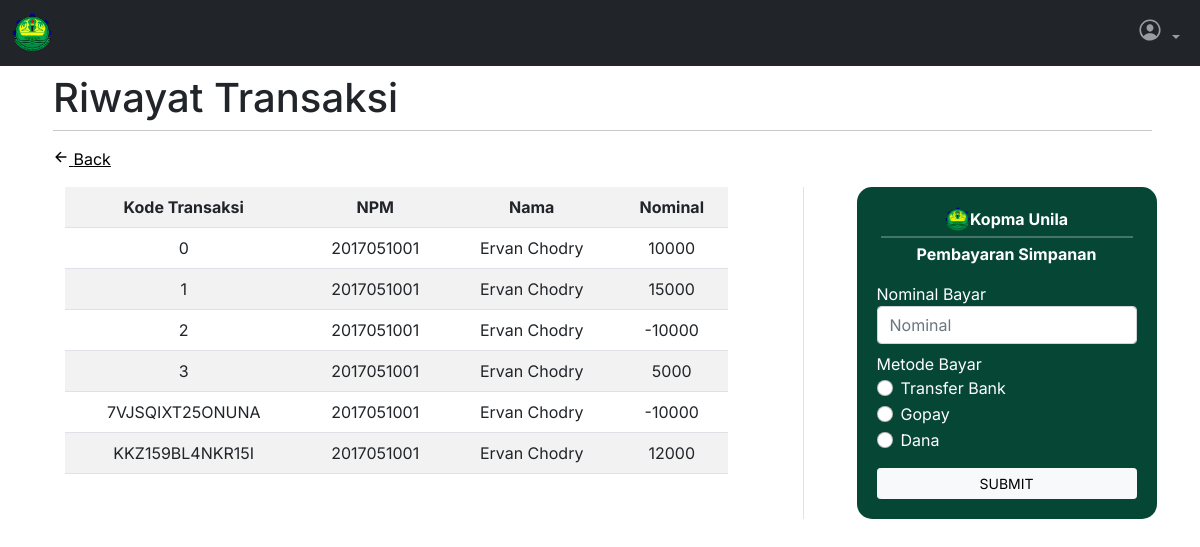
Screenshot of /index.php?page=riwayat (signed in) with the database file from the repository.
### tables this page shows
CREATE TABLE `anggota` (
  `npm` varchar(10) NOT NULL,
  `nama` varchar(50) NOT NULL,
  `nomor_handphone` varchar(15) NOT NULL,
  `nomor_anggota` varchar(26) NOT NULL,
  `email` varchar(100) NOT NULL,
  `id_jurusan` int(2) NOT NULL
);

CREATE TABLE `riwayat_transaksi` (
  `id_transaksi` varchar(15) NOT NULL,
  `nominal` int(8) NOT NULL,
  `npm` varchar(10) NOT NULL
);

### include/functions.php (called while the page is built, shortened)
<?php
require 'config.php';
$conn = mysqli_connect($server, $user, $pass, $db);
function query($query)
{
    global $conn;
    $result = mysqli_query($conn, $query);
    $data = [];
    while ($row = mysqli_fetch_array($result)) {
        $data[] = $row;
    }
    return $data;
}

### riwayat_transaksi.php (the view)
<?php
$query = "SELECT `a`.`npm`, `a`.`nama`, `b`.`id_transaksi` as `no_ref`, `b`.`nominal`
        FROM `anggota` `a`, `riwayat_transaksi` `b`
        WHERE `a`.`npm` = `b`.`npm`;";
$data = query($query);
?>
<h1 class="pt-2 px-5">Riwayat Transaksi</h1>
<hr class="mt-0 mx-5">
<div class="row mb-3">
    <div class="col mx-5">
        <a href="?page=dashboard" style="color: black;" class="align-baseline">
            <ion-icon name="arrow-back-outline"></ion-icon>
            <span>Back</span>
        </a>
    </div>
</div>
<div class="row">
    <div class="col-7 mx-5 px-4">
        <table class="table table-striped table-responsive tabel-data w-100 text-center fs-6" id="table_riwayat">
            <tr>
                <th scope="col">Kode Transaksi</th>
                <th scope="col">NPM</th>
                <th scope="col">Nama</th>
                <th scope="col">Nominal</th>
            </tr>
            <?php foreach ($data as $d) { ?>
                <tr>
                    <td><?= $d['no_ref'] ?></td>
                    <td><?= $d['npm'] ?></td>
                    <td><?= $d['nama'] ?></td>
                    <td><?= $d['nominal'] ?></td>
                </tr>
            <?php } ?>
        </table>
    </div>
    <div class="col-4 border-start text-white mx-auto d-flex justify-content-center">
        <div class="pay-box" style="background-color: #064635;">
            <form action="?page=kode_pembayaran" method="POST">
                <div class="row">
                    <div class="logo mx-auto d-flex justify-content-center">
                        <img class="align-bottom" width="25px" src="asset/img/logo-kopma-unila.png" alt="Logo Kopma Unila">
                        <span class="align-bottom fw-bold">Kopma Unila</span>
                    </div>
                </div>
                <hr color="#FFF" size="4px" class="m-1">
                <div class="row">
                    <div class="col-12 d-flex justify-content-center">
                        <span class="fw-bold">Pembayaran Simpanan</span>
                    </div>
                </div>
                <div class="row mt-3">
                    <label for="nominal" class="fs-6">Nominal Bayar</label>
                </div>
                <div class="row mb-2">
                    <div class="col">
                        <input class="form-control" type="text" name="nominal" id="nominal" placeholder="Nominal" autocomplete="off">
                    </div>
                </div>
                <div class="row">
                    <span>Metode Bayar</span>
                </div>
                <div class="row form-check">
                    <div class="col">
                        <input class="form-check-input" type="radio" name="transfer" id="transferBank">
                        <label class="form-check-label" for="transferBank">
                            Transfer Bank
                        </label>
                    </div>
                </div>
                <div class="row form-check">
                    <div class="col">
                        <input class="form-check-input" type="radio" name="Gopay" id="Gopay">
                        <label class="form-check-label" for="Gopay">
                            Gopay
                        </label>
                    </div>
                </div>
                <div class="row form-check">
                    <div class="col">
                        <input class="form-check-input" type="radio" name="Dana" id="Dana">
                        <label class="form-check-label" for="Dana">
                            Dana
                        </label>
                    </div>
                </div>
                <div class="row mt-3">
                    <div class="col">
                        <input class="btn btn-light w-100 btn-sm" type="submit" value="SUBMIT" name="submit">
                    </div>
                </div>
            </form>
        </div>
    </div>

### index.php (shortened to what this page needs)
<?php
require 'include/functions.php';
if (isset($_GET['page'])) {
     $page = $_GET['page'];
} else {
     $page = 'data_anggota';
}
?>
<!DOCTYPE html>
<html lang="en">
<head>
     <link rel="stylesheet" href="asset/css/bootstrap.css" />
     <link rel="stylesheet" href="asset/css/style.css" />
</head>
<body>
     <nav class="navbar navbar-expand-lg navbar-dark bg-dark fixed-top w-100">
          <div class="container-fluid">
               <a class="navbar-brand d-flex me-auto" href="#">
                    <img class="me-2" height="40px" src="asset/img/logo-kopma-unila.png" alt="">
               </a>
               <div class="collapse navbar-collapse" id="navbarSupportedContent">
                    <ul class="navbar-nav mb-2 mb-lg-0 ms-auto">
                         <li class="nav-item dropdown">
                              <a class="nav-link dropdown-toggle" href="#" id="navbarDropdown" role="button" data-bs-toggle="dropdown" aria-expanded="false">
                                   <span>
                                        <ion-icon style="font-size: 26px;" name="person-circle-outline"></ion-icon>
                                   </span>
                              </a>
                         </li>
                    </ul>
               </div>
          </div>
     </nav>
     <?php if ($_SESSION['role'] == 1) { ?>
          <main style="margin-left: 0;">
               <?php
               switch ($page) {
                    case 'riwayat':
                         include 'riwayat_transaksi.php';
                         break;
               }
               ?>
          </main>
     <?php } ?>
</body>
</html>

### asset/css/style.css (style rules this page uses)
body, button { font-family: "Inter", sans-serif; }
.tabel-data { width: fit-content; }
td, th { width: max-content; }
:root { --offcanvas-width: 270px; --topNavbarHeight: 66px; }
main { margin-top: var(--topNavbarHeight); }
.pay-box { width: 300px !important; color: white; border-radius: 15px; padding: 20px !important; }
@media (min-width:992px) { body { overflow: auto !important; } }
@media (min-width:992px) { main { margin-left: var(--offcanvas-width); padding-left: 5px; } }

### rows the page displays
anggota: riwayat_transaksi.id_transaksi "0", npm "2017051001", nama "Ervan Chodry", riwayat_transaksi.nominal "10000", riwayat_transaksi.id_transaksi "1", riwayat_transaksi.nominal "15000", riwayat_transaksi.id_transaksi "2", riwayat_transaksi.nominal "-10000", riwayat_transaksi.id_transaksi "3", riwayat_transaksi.nominal "5000", riwayat_transaksi.id_transaksi "7VJSQIXT25ONUNA", riwayat_transaksi.id_transaksi "KKZ159BL4NKR15I", riwayat_transaksi.nominal "12000"
